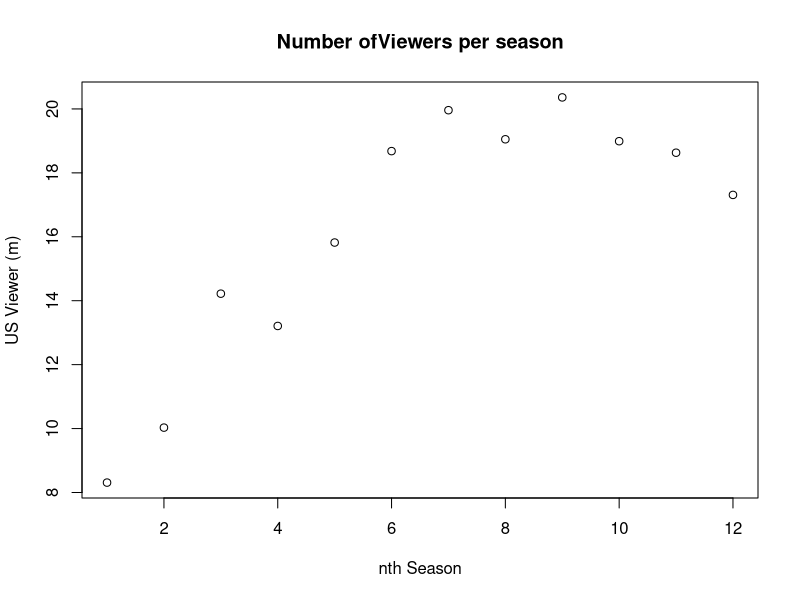

Generate this figure with R:
## ---- chunk 1
us_view <- list(
  x =c(1:12),
  y=c(8.31,10.03,14.22,13.21,15.82,18.68,19.96,19.05, 20.36,18.99,18.63,17.31)
)

plot(us_view, xlab = "nth Season", ylab = "US Viewer (m)", main = "Number ofViewers per season")
